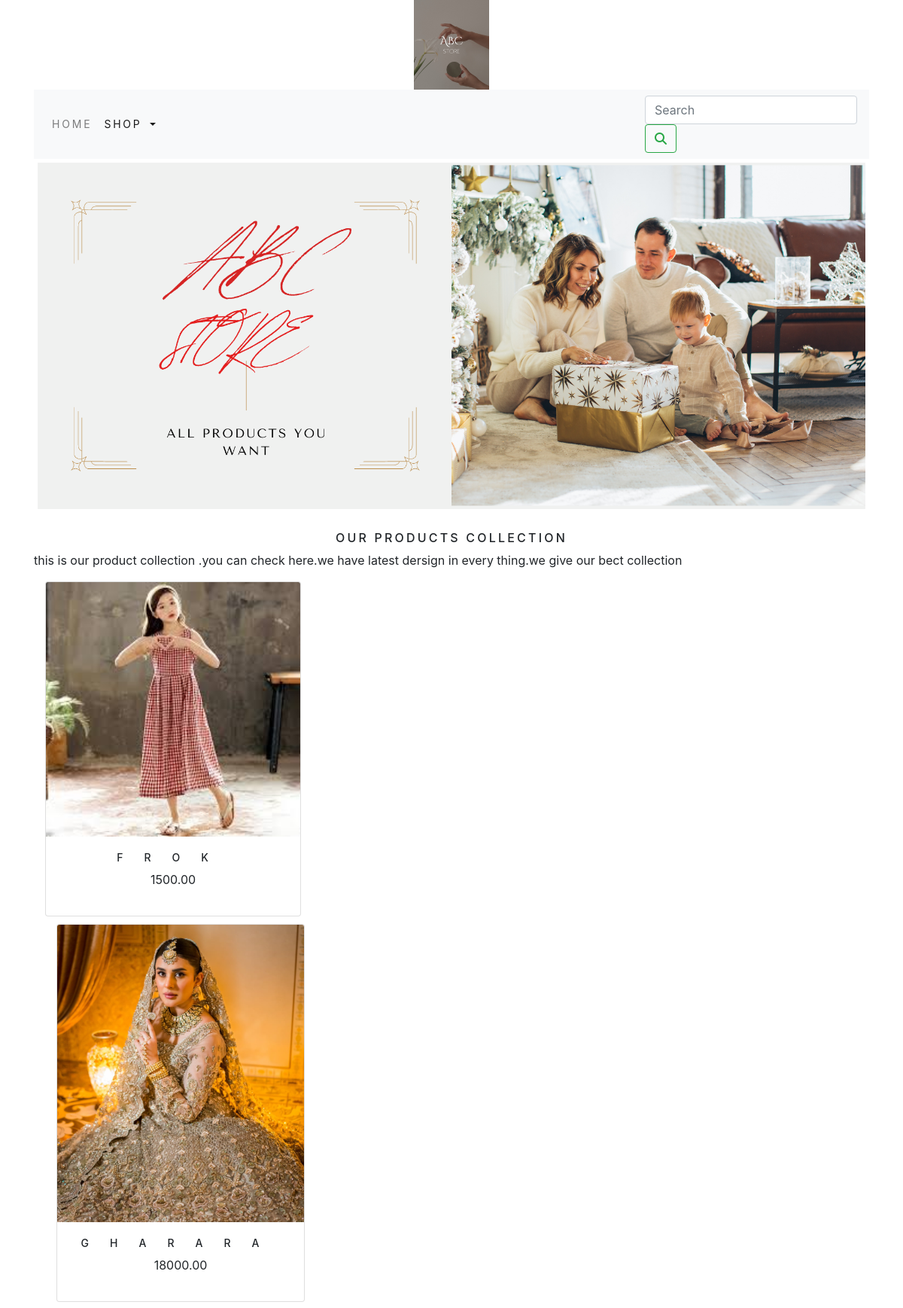
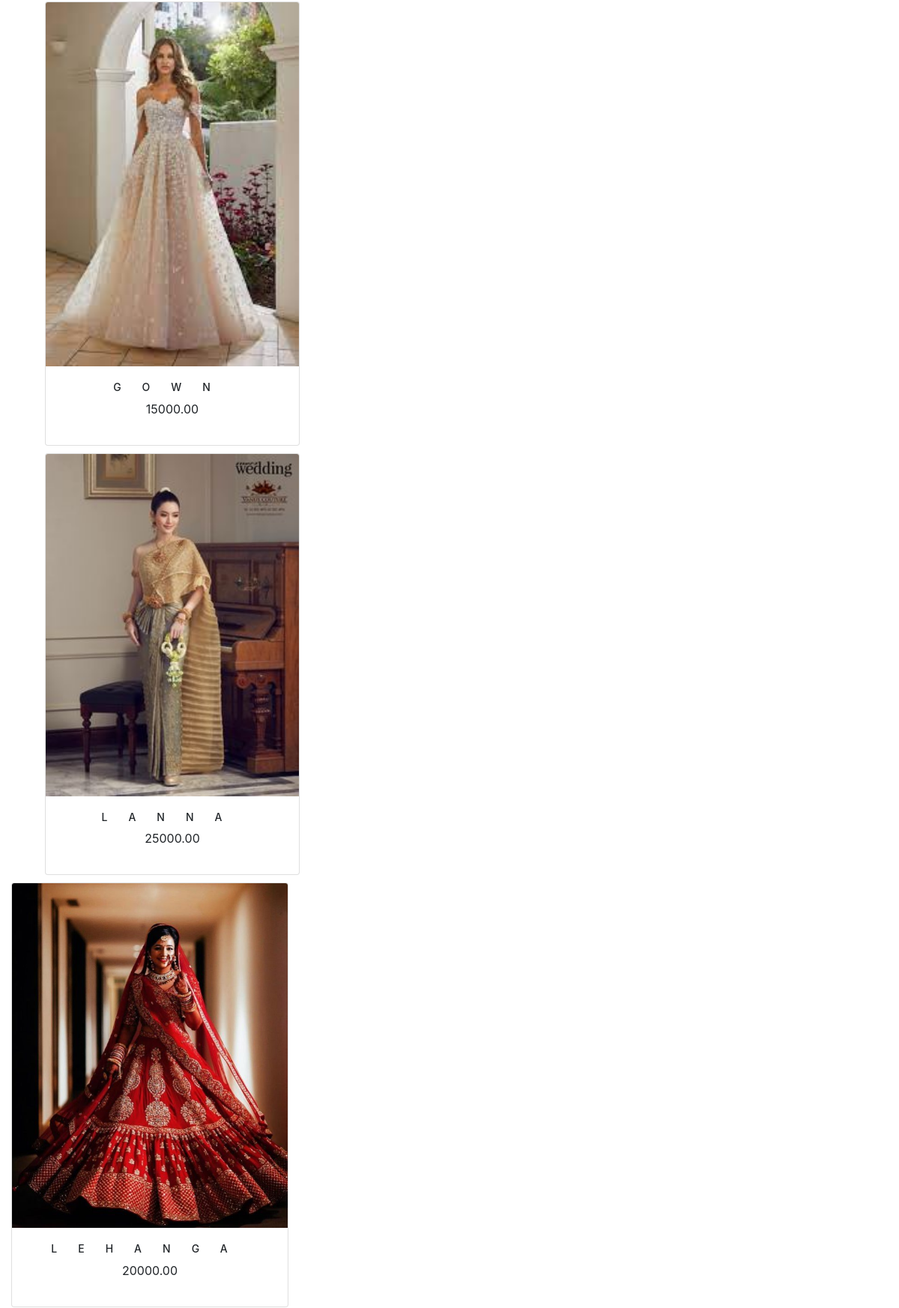
The app's page /shop/ (upper part) with its own data (2 pictures, top to bottom).
### shop/models.py (models this page shows)
class Product(models.Model):
    name=models.CharField(max_length=250,unique=True)
    slug=models.SlugField(max_length=250,unique=True)
    description=models.TextField(blank=True)
    price=models.DecimalField(max_digits=10,decimal_places=2)
    category=models.ForeignKey(Category,on_delete=models.CASCADE)
    image=models.ImageField(upload_to='product',blank=True)
    stock=models.IntegerField()
    available=models.BooleanField(default=True)
    created=models.DateTimeField(auto_now_add=True)
    updated=models.DateTimeField(auto_now=True)
    class Meta:
        ordering=('name',)
        verbose_name='product'
        verbose_name_plural='products'
    def get_url(self):
        return reverse('shop:prodCatdetail',args=[self.category.slug,self.slug])

### shop/views.py (the view)
# urls.py: path('',views.allProdCat,name='allProdCat'),
def allProdCat(request,c_slug=None):
    c_page=None
    products_list=None
    if c_slug!=None:
        c_page=get_object_or_404(Category,slug=c_slug)
        products_list=Product.objects.all().filter(category=c_page,available=True)
    else:
        products_list=Product.objects.all().filter(available=True)
    paginator=Paginator(products_list,6)
    try:
            page=int(request.GET.get('page','1'))
    except:
            page=1
    try:
        products=paginator.page(page)
    except(EmptyPage,InvalidPage):
        products=paginator.page(paginator.num_pages)
    return render(request,"category.html",{'category':c_page,'products':products})

### cart/context_processors.py (called while the page is built)
def counter(request):
    item_count=0
    if 'admin' in request.path:
        return {}
    else:
        try:
            cart=Cart.objects.filter(cart_id=_cart_id(request))
            cart_items= CartItem.objects.all().filter(cart=cart[:1])
            for cart_item in cart_items:
                item_count += cart_item.quantity
        except Cart.DoesNotExist:
            item_count=0
    return dict(item_count=item_count)

### cart/views.py (called while the page is built)
def _cart_id(request):
    cart=request.session.session_key
    if not cart:
        cart=request.session.create()
    return cart

### shop/context_processors.py (called while the page is built)
def menu_links(request):
    links=Category.objects.all()
    return dict(links=links)

### shop/models.py (called while the page is built)
    def get_url(self):
        return reverse('shop:products_by_category',args=[self.slug])

### templates/category.html (shortened to what this page needs)
{% extends 'base.html' %}
{% load static %}
{% block content %}
<div class="mx-auto">
    {% if category %}
    <img class="my_image" src="{{category.image.url}}" alt="{{category.name}}">
</div>
<br>
<div>
    <h1 class="text-center my_title">{{category.name}}</h1>
    <p class="text-justify">{{category.description}}</p>
</div>
    {% else %}
<div>
    <img class="my_image my_image_padding" src="{% static 'img/banner.png' %}" alt="Our Products">
</div>
<br>
<div>
    <h1 class="text-center my_title">Our Products Collection</h1>
    <p class="text-justify">this is our product collection .you can check here.we have latest dersign in every thing.we give our bect collection</p>
</div>
{% endif %}
<div class="container">
    <div class="row mx_auto">
    {% for product in products.object_list %}
    <div class="my_bottom_margin col-9 col-sm-12 col-md-4 col-lg-4">
        <div class="card text-center" style="min-width:18rem;">
            <a href="{{product.get_url}}"><img class="card-img-top my_image" src="{{product.image.url}}" alt="{{product.name}}"></a>
            <div class="card-body">
                <h4>{{product.name}}</h4>
                <p>{{product.price}}</p>
            </div>
        </div>
    </div>
    </div>
    {% endfor %}
<br>
{% endblock %}

### templates/base.html (shortened to what this page needs)
{% load static %}
<!DOCTYPE html>
<html lang="en">
<head>
    <link rel="stylesheet" href="{% static 'css/custom.css' %}">
    <link href="{% static 'css/bootstrap.min.css' %}" rel="stylesheet">
    <link rel="stylesheet" href="https://cdn.jsdelivr.net/npm/bootstrap@4.0.0/dist/css/bootstrap.min.css">
</head>
<body>
<div class="container">
  {% include 'header.html' %}
  {% include 'nav.html' %}
  {% block content %}
  {% endblock %}
</body>
</html>

### templates/header.html
{% load static %}
<header>
  <center>
    <a href="{% url 'shop:allProdCat' %}"></a><img src="{% static 'img/logo.png' %}" alt="logoimage" width="100px;">
  </center>
</header>

### templates/nav.html (shortened to what this page needs)
<nav class="navbar navbar-expand-lg navbar-light bg-light">
  <div class="collapse navbar-collapse" id="navbarSupportedContent">
    <ul class="navbar-nav mr-auto">
      <li class="nav-item">
        <a class="nav-link" href="#">Home</a>
      </li>
      <li class="nav-item dropdown {% if 'shop' in request.path %} active {% endif %}">
        <a class="nav-link dropdown-toggle" href="#" id="navbarDropdown" role="button" data-toggle="dropdown" aria-haspopup="true" aria-expanded="false">
          Shop
        </a>
      </li>
    </ul>
    <form class="d-flux" action="{% url 'searchapp:SearchResult' %}" method="get">
      <input class="form-control mr-sm-2" type="search" placeholder="Search" name="q" aria-label="Search">
      <button class="btn btn-outline-success my-2 my-sm-0" type="submit"><i class="fa-solid fa-magnifying-glass"></i></button>
    </form>
  </div>
</nav>

### static/css/custom.css (style rules this page uses)
.nav-item { letter-spacing :.2em; font-size :14px; text-transform :uppercase }
.my_image { width :100%; height :auto; }
.my_title { font-size :16px; text-transform :uppercase; letter-spacing :.2em; }
.my_image_padding { padding :5px; }
.my_bottom_margin { margin-bottom: 10px; }
.card-body h4 { font-size :14px; text-transform :uppercase; letter-spacing :2em; }

### records on screen
Product: image (picture), name "FROK", price "1500.00"
Product: image (picture), name "GHARARA", price "18000.00"
Product: image (picture), name "GOWN", price "15000.00"
Product: image (picture), name "LANNA", price "25000.00"
Product: image (picture), name "LEHANGA", price "20000.00"
